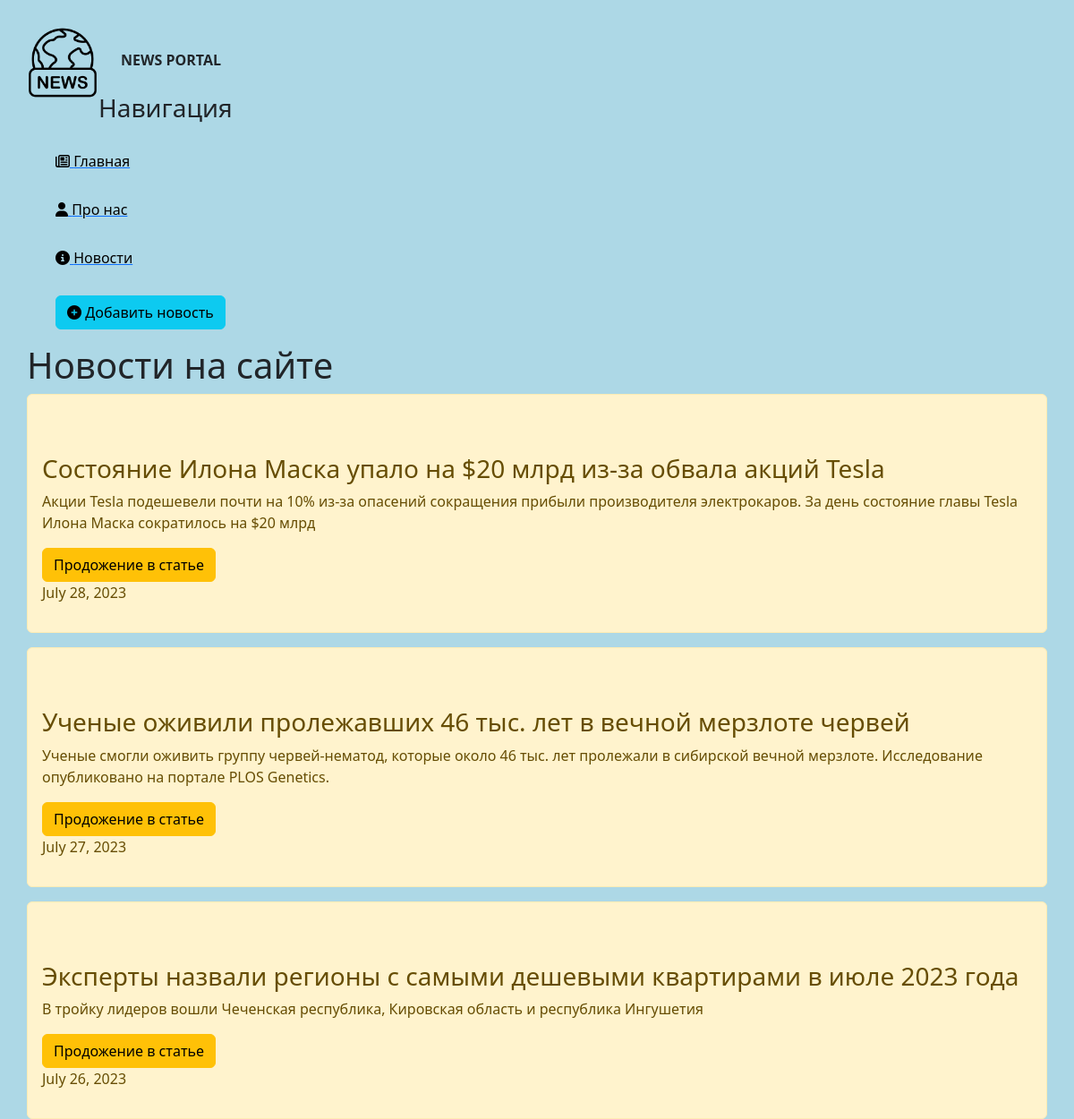
The page /news/ on the database as committed earlier.
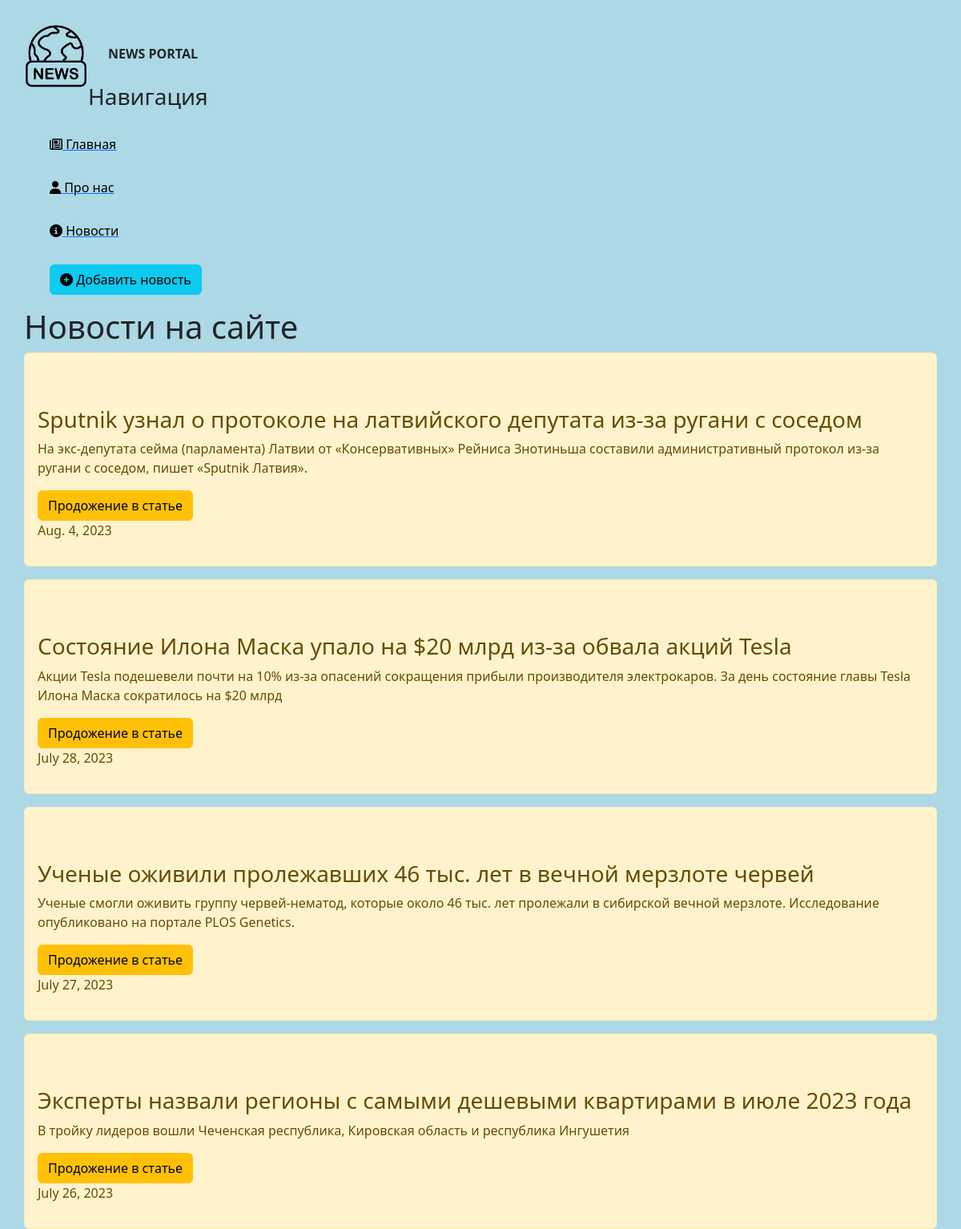
The same page on the database as committed later.
### news/models.py (models this page shows, shortened)
class Articles(models.Model):
    title=models.CharField('Название',max_length=100)
    first_words = models.CharField('Начало', max_length=255)
    text_feild = models.TextField('')
    date=models.DateField('Дата публикации')
    class Meta:
        verbose_name='Новость'
        verbose_name_plural='Новости'

### news/views.py (the view)
# urls.py: path('', views.news_home, name='news_home'),
def news_home(request):
    news=Articles.objects.order_by('-date')
    return render(request,'news/news_home.html', {'news' : news})

### news/templates/news/news_home.html (shortened to what this page needs)
{% extends 'main/default.html' %}
{% block body %}
    <div class="features">
<h1>Новости на сайте</h1>
{% for el in news %}
        <div class="alert alert-warning">
            <h3>{{el.title }}</h3>
            <p>{{el.first_words }}</p>
            <a href="{% url 'news-detail' el.id %}" class="btn btn-warning">Продожение в статье</a>
            <p>{{el.date }}</p>
        </div>
        {%endfor%}
        </div>
{% endblock %}

### main/templates/main/default.html (shortened to what this page needs)
{% load static %}
<!doctype html>
<html lang="ru">
<head>
    <link rel="stylesheet" href="https://cdn.jsdelivr.net/npm/bootstrap@5.2.3/dist/css/bootstrap.min.css">
    <link rel="stylesheet" href="{% static 'main/css/main.css'%}">
    <link rel="stylesheet" href="https://use.fontawesome.com/releases/v6.4.0/css/all.css">
</head>
<body>
        <aside>
        <img src="{% static 'main/img/world-news.png'%}">
        <span class="logo">NEWS PORTAL</span>
        <h3>Навигация</h3>
        <ul>
            <a href="/">
                <li><i class="fa-regular fa-newspaper"></i> Главная</li>
            </a>
            <a href="/about">
                <li><i class="fa-solid fa-user"></i> Про нас</li>
            </a>
            <a href="/news">
                <li><i class="fa-solid fa-circle-info"></i> Новости </li>
            </a>
            <a href="{% url 'create' %}"><li><button class="btn btn-info"><i class="fas fa-plus-circle"></i> Добавить новость </button></li></a>
        </ul>
            {% block body %}
            {% endblock %}
    </aside>
</body>
</html>

### main/static/main/css/main.css (style rules this page uses)
body { background: #ADD8E6; }
aside { flat: left; background: #ADD8E6; width: 100%; padding: 2.5%; height: 100vh; }
aside img { width: 80px; float: left; }
aside .logo { front-size: 40px; margin-left: 10px; font-weight: bold; position: relative; top: 25px; left: 15px; }
aside h3 { margin-top: 50px; font-size: 28px; }
aside ul { list-style: none; }
aside ul li { color: #000000; display: block; margin-top: 30px; transition: all .6s ease; }

Rows that differ between the two databases and show on the page:
added Articles: title "Sputnik узнал о протоколе на латвийского депутата из-за ругани с соседом", first_words "На экс-депутата сейма (парламента) Латвии от «Консервативных» Рейниса Знотиньша составили административный протокол из-за ругани с соседом, пишет «Sputnik Латвия».", date "Aug. 4, 2023"
